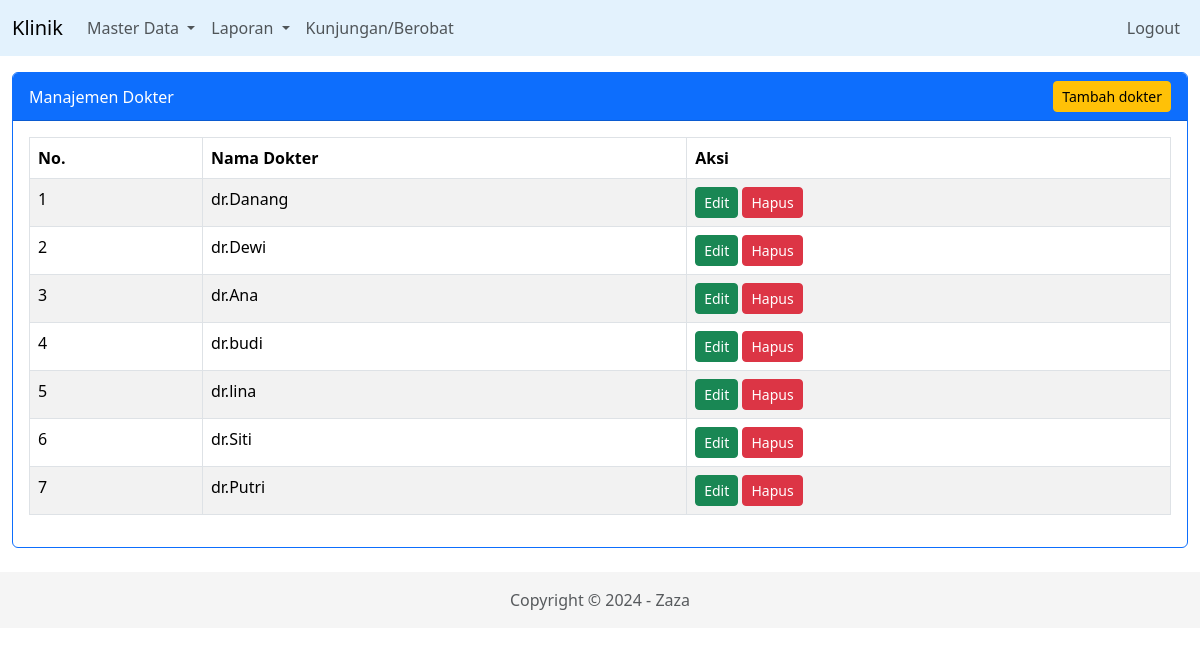
Page /index.php/dokter on the committed database.
### tables this page shows
CREATE TABLE `dokter` (
  `id_dokter` int NOT NULL,
  `nama_dokter` varchar(50) DEFAULT NULL
);

### application/controllers/Dokter.php (called while the page is built, shortened)
<?php
class Dokter extends CI_Controller {
    function __construct(){
        $this->load->model('m_dokter');
    }
    public function index(){
        $data['title'] = "Manajemen Dokter";
        $data['dokters'] = $this->m_dokter->tampil_data()->result_array();
        $this->load->view('v_header', $data);
        $this->load->view('dokter/v_data', $data);
        $this->load->view('v_footer');
    }
}

### index.php (called while the page is built, shortened)
<?php
require_once BASEPATH.'core/CodeIgniter.php';

### application/models/m_dokter.php (called while the page is built, shortened)
<?php
class m_dokter extends CI_Model{
    function tampil_data(){
        return $this->db->get('dokter');
    }
}

### application/views/dokter/v_data.php (the view)
<section class="konten mt-2">
    <div class="container-fluid">
        <div class="card border-primary">
            <div class="card-header bg-primary text-white d-flex justify-content-between align-items-center">
                <span><?= $title; ?></span>
                <a href="<?= base_url('dokter/tambah') ?>" class="btn btn-warning btn-sm">Tambah dokter</a>
            </div>
            <div class="card-body">
                <div class="table-responsive">
                    <table class="table table-bordered table-striped">
                        <thead>
                            <tr>
                                <th>No.</th>
                                <th>Nama Dokter</th>
                                <th>Aksi</th>
                            </tr>
                        </thead>
                        <tbody>
                            <?php $no = 1; foreach($dokters as $us){?>
                                <tr>
                                    <td><?= $no ?></td>
                                    <td><?= $us['nama_dokter'] ?></td>
                                    <td>
                                        <a href="<?= base_url(). 'dokter/edit/'.$us['id_dokter'] ?>" class="btn btn-success btn-sm">Edit</a>
                                        <a href="<?= base_url(). 'dokter/hapus/'.$us['id_dokter'] ?>" onClick="return confrim('Yakin ingin menghapus ini?')" class="btn btn-danger btn-sm">Hapus</a>
                                    </td>
                                </tr>
                            <?php $no++; }?>
                        </tbody>
                    </table>
                </div>
            </div>
        </div>
    </div>
</section>

### rows in the picture
dokter: nama_dokter "dr.Danang"
dokter: nama_dokter "dr.Dewi"
dokter: nama_dokter "dr.Ana"
dokter: nama_dokter "dr.budi"
dokter: nama_dokter "dr.lina"
dokter: nama_dokter "dr.Siti"
dokter: nama_dokter "dr.Putri"

### other values in the picture
$title "Manajemen Dokter"
